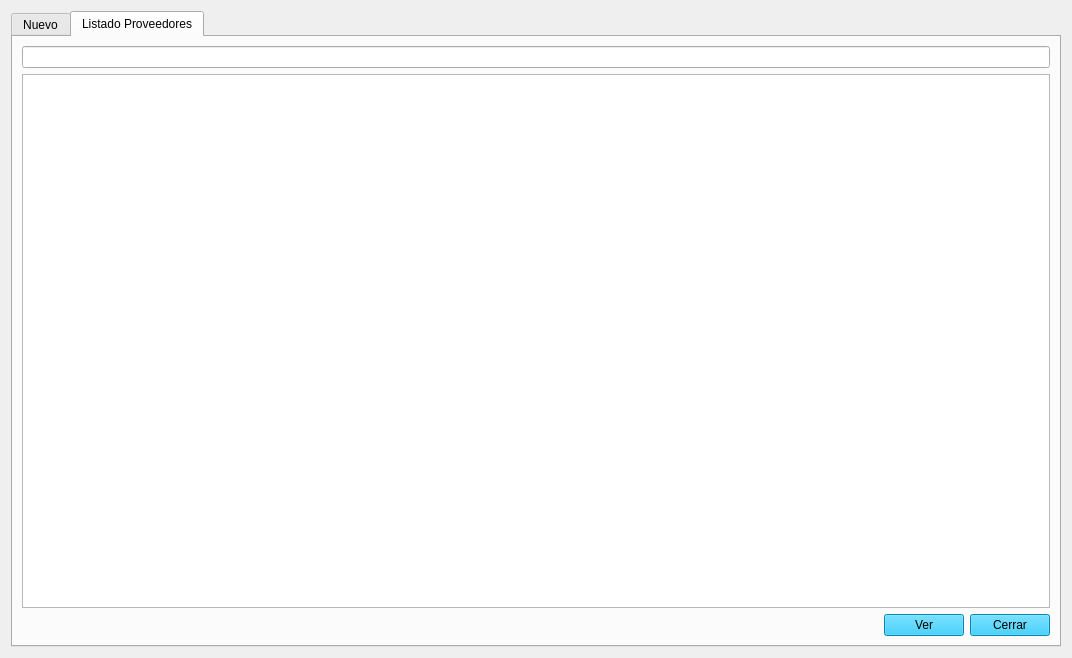
<?xml version="1.0" encoding="UTF-8"?>
<ui version="4.0">
 <class>Form</class>
 <widget class="QWidget" name="Form">
  <property name="windowModality">
   <enum>Qt::WindowModal</enum>
  </property>
  <property name="geometry">
   <rect>
    <x>0</x>
    <y>0</y>
    <width>1072</width>
    <height>658</height>
   </rect>
  </property>
  <property name="windowTitle">
   <string>Proveedores</string>
  </property>
  <property name="styleSheet">
   <string notr="true">QPushButton{background-color: rgb(6, 191, 249);}
</string>
  </property>
  <layout class="QHBoxLayout" name="horizontalLayout">
   <item>
    <widget class="QTabWidget" name="tabWidget">
     <property name="currentIndex">
      <number>1</number>
     </property>
     <widget class="QWidget" name="tab_nuevo">
      <attribute name="title">
       <string>Nuevo</string>
      </attribute>
      <layout class="QVBoxLayout" name="verticalLayout">
       <item>
        <layout class="QFormLayout" name="formLayout">
         <item row="0" column="0">
          <widget class="QLabel" name="lbl_codigo">
           <property name="text">
            <string>Código</string>
           </property>
          </widget>
         </item>
         <item row="0" column="1">
          <widget class="QLineEdit" name="le_codigo"/>
         </item>
         <item row="1" column="0">
          <widget class="QLabel" name="lbl_nombre">
           <property name="text">
            <string>Nombre</string>
           </property>
          </widget>
         </item>
         <item row="1" column="1">
          <widget class="QLineEdit" name="le_nombre"/>
         </item>
         <item row="2" column="0">
          <widget class="QLabel" name="lbl_direccion">
           <property name="text">
            <string>Dirección</string>
           </property>
          </widget>
         </item>
         <item row="2" column="1">
          <widget class="QLineEdit" name="le_direccion"/>
         </item>
         <item row="3" column="0">
          <widget class="QLabel" name="lbl_codigo_postal">
           <property name="text">
            <string>Código Postal</string>
           </property>
          </widget>
         </item>
         <item row="3" column="1">
          <widget class="QLineEdit" name="le_codigo_postal"/>
         </item>
         <item row="4" column="0">
          <widget class="QLabel" name="lbl_poblacion">
           <property name="text">
            <string>Población</string>
           </property>
          </widget>
         </item>
         <item row="4" column="1">
          <widget class="QLineEdit" name="le_poblacion"/>
         </item>
         <item row="5" column="0">
          <widget class="QLabel" name="lbl_provincia">
           <property name="text">
            <string>Provincia</string>
           </property>
          </widget>
         </item>
         <item row="5" column="1">
          <widget class="QLineEdit" name="le_provincia"/>
         </item>
         <item row="6" column="0">
          <widget class="QLabel" name="lbl_telefono">
           <property name="text">
            <string>Teléfono</string>
           </property>
          </widget>
         </item>
         <item row="6" column="1">
          <widget class="QLineEdit" name="le_telefono"/>
         </item>
         <item row="7" column="0">
          <widget class="QLabel" name="lbl_movil">
           <property name="text">
            <string>Móvil</string>
           </property>
          </widget>
         </item>
         <item row="7" column="1">
          <widget class="QLineEdit" name="le_movil"/>
         </item>
         <item row="8" column="0">
          <widget class="QLabel" name="lbl_email">
           <property name="text">
            <string>Email</string>
           </property>
          </widget>
         </item>
         <item row="8" column="1">
          <widget class="QLineEdit" name="le_email"/>
         </item>
         <item row="9" column="1">
          <widget class="QLineEdit" name="le_contacto"/>
         </item>
         <item row="9" column="0">
          <widget class="QLabel" name="lbl_contacto">
           <property name="text">
            <string>Contacto</string>
           </property>
          </widget>
         </item>
        </layout>
       </item>
       <item>
        <layout class="QHBoxLayout" name="horizontalLayout_2">
         <item>
          <spacer name="horizontalSpacer">
           <property name="orientation">
            <enum>Qt::Horizontal</enum>
           </property>
           <property name="sizeHint" stdset="0">
            <size>
             <width>40</width>
             <height>20</height>
            </size>
           </property>
          </spacer>
         </item>
         <item>
          <widget class="QPushButton" name="btn_cancelar_nuevo">
           <property name="text">
            <string>Cancelar</string>
           </property>
          </widget>
         </item>
         <item>
          <widget class="QPushButton" name="btn_guardar_nuevo">
           <property name="text">
            <string>Guardar</string>
           </property>
          </widget>
         </item>
        </layout>
       </item>
      </layout>
     </widget>
     <widget class="QWidget" name="tab_detalle">
      <attribute name="title">
       <string>Listado Proveedores</string>
      </attribute>
      <layout class="QVBoxLayout" name="verticalLayout_2">
       <item>
        <layout class="QHBoxLayout" name="horizontalLayout_3">
         <item>
          <widget class="QLineEdit" name="le_buscar">
           <property name="clearButtonEnabled">
            <bool>true</bool>
           </property>
          </widget>
         </item>
        </layout>
       </item>
       <item>
        <widget class="QTableView" name="tv_proveedores"/>
       </item>
       <item>
        <layout class="QHBoxLayout" name="horizontalLayout_4">
         <item>
          <spacer name="horizontalSpacer_2">
           <property name="orientation">
            <enum>Qt::Horizontal</enum>
           </property>
           <property name="sizeHint" stdset="0">
            <size>
             <width>40</width>
             <height>20</height>
            </size>
           </property>
          </spacer>
         </item>
         <item>
          <widget class="QPushButton" name="btn_ver_listado">
           <property name="text">
            <string>Ver</string>
           </property>
          </widget>
         </item>
         <item>
          <widget class="QPushButton" name="btn_cerrar_listado">
           <property name="text">
            <string>Cerrar</string>
           </property>
          </widget>
         </item>
        </layout>
       </item>
      </layout>
     </widget>
    </widget>
   </item>
  </layout>
 </widget>
 <resources/>
 <connections/>
</ui>
